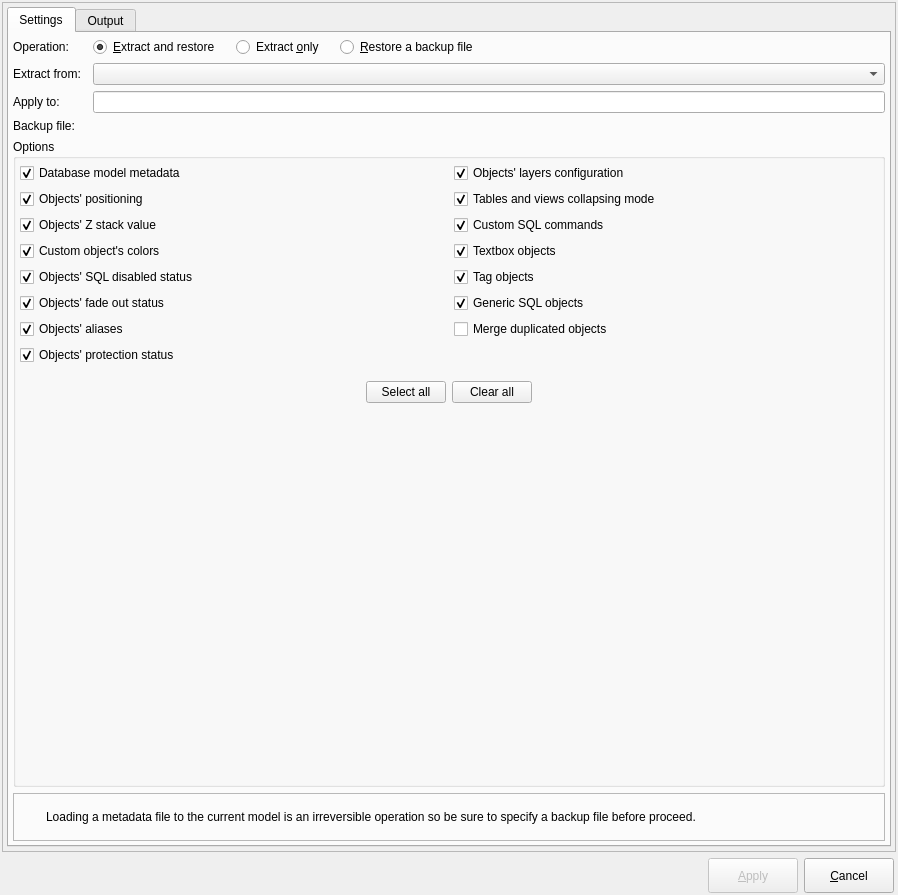
<?xml version="1.0" encoding="UTF-8"?>
<ui version="4.0">
 <class>MetadataHandlingForm</class>
 <widget class="QWidget" name="MetadataHandlingForm">
  <property name="geometry">
   <rect>
    <x>0</x>
    <y>0</y>
    <width>898</width>
    <height>895</height>
   </rect>
  </property>
  <property name="windowTitle">
   <string>Handle metadata</string>
  </property>
  <property name="windowIcon">
   <iconset resource="../res/resources.qrc">
    <normaloff>:/icones/icones/pgsqlModeler48x48.png</normaloff>:/icones/icones/pgsqlModeler48x48.png</iconset>
  </property>
  <layout class="QGridLayout" name="gridLayout_2">
   <property name="leftMargin">
    <number>2</number>
   </property>
   <property name="topMargin">
    <number>2</number>
   </property>
   <property name="rightMargin">
    <number>2</number>
   </property>
   <property name="bottomMargin">
    <number>2</number>
   </property>
   <item row="1" column="0">
    <widget class="QLabel" name="label">
     <property name="sizePolicy">
      <sizepolicy hsizetype="Preferred" vsizetype="Fixed">
       <horstretch>0</horstretch>
       <verstretch>0</verstretch>
      </sizepolicy>
     </property>
     <property name="text">
      <string/>
     </property>
     <property name="pixmap">
      <pixmap resource="../res/resources.qrc">:/imagens/imagens/pgmodeler_name.png</pixmap>
     </property>
    </widget>
   </item>
   <item row="1" column="1">
    <layout class="QHBoxLayout" name="horizontalLayout">
     <property name="sizeConstraint">
      <enum>QLayout::SetDefaultConstraint</enum>
     </property>
     <property name="rightMargin">
      <number>2</number>
     </property>
     <item>
      <spacer name="hspacer">
       <property name="orientation">
        <enum>Qt::Horizontal</enum>
       </property>
       <property name="sizeType">
        <enum>QSizePolicy::Expanding</enum>
       </property>
       <property name="sizeHint" stdset="0">
        <size>
         <width>200</width>
         <height>27</height>
        </size>
       </property>
      </spacer>
     </item>
     <item>
      <widget class="QPushButton" name="apply_btn">
       <property name="enabled">
        <bool>false</bool>
       </property>
       <property name="sizePolicy">
        <sizepolicy hsizetype="Preferred" vsizetype="Fixed">
         <horstretch>0</horstretch>
         <verstretch>0</verstretch>
        </sizepolicy>
       </property>
       <property name="minimumSize">
        <size>
         <width>90</width>
         <height>35</height>
        </size>
       </property>
       <property name="maximumSize">
        <size>
         <width>16777215</width>
         <height>16777215</height>
        </size>
       </property>
       <property name="text">
        <string>&amp;Apply</string>
       </property>
       <property name="icon">
        <iconset resource="../res/resources.qrc">
         <normaloff>:/icones/icones/confirmar.png</normaloff>:/icones/icones/confirmar.png</iconset>
       </property>
       <property name="iconSize">
        <size>
         <width>22</width>
         <height>22</height>
        </size>
       </property>
       <property name="default">
        <bool>true</bool>
       </property>
      </widget>
     </item>
     <item>
      <widget class="QPushButton" name="cancel_btn">
       <property name="sizePolicy">
        <sizepolicy hsizetype="Preferred" vsizetype="Fixed">
         <horstretch>0</horstretch>
         <verstretch>0</verstretch>
        </sizepolicy>
       </property>
       <property name="minimumSize">
        <size>
         <width>90</width>
         <height>35</height>
        </size>
       </property>
       <property name="maximumSize">
        <size>
         <width>16777215</width>
         <height>16777215</height>
        </size>
       </property>
       <property name="text">
        <string>&amp;Cancel</string>
       </property>
       <property name="icon">
        <iconset resource="../res/resources.qrc">
         <normaloff>:/icones/icones/fechar1.png</normaloff>:/icones/icones/fechar1.png</iconset>
       </property>
       <property name="iconSize">
        <size>
         <width>22</width>
         <height>22</height>
        </size>
       </property>
       <property name="flat">
        <bool>false</bool>
       </property>
      </widget>
     </item>
    </layout>
   </item>
   <item row="0" column="0" colspan="2">
    <widget class="QFrame" name="frame">
     <property name="frameShape">
      <enum>QFrame::StyledPanel</enum>
     </property>
     <property name="frameShadow">
      <enum>QFrame::Raised</enum>
     </property>
     <layout class="QGridLayout" name="gridLayout">
      <property name="leftMargin">
       <number>4</number>
      </property>
      <property name="topMargin">
       <number>4</number>
      </property>
      <property name="rightMargin">
       <number>4</number>
      </property>
      <property name="bottomMargin">
       <number>4</number>
      </property>
      <item row="0" column="0">
       <widget class="QTabWidget" name="settings_tbw">
        <property name="sizePolicy">
         <sizepolicy hsizetype="Expanding" vsizetype="Expanding">
          <horstretch>0</horstretch>
          <verstretch>0</verstretch>
         </sizepolicy>
        </property>
        <property name="currentIndex">
         <number>0</number>
        </property>
        <widget class="QWidget" name="tab">
         <attribute name="title">
          <string>Settings</string>
         </attribute>
         <layout class="QGridLayout" name="settings_grid">
          <property name="leftMargin">
           <number>4</number>
          </property>
          <property name="topMargin">
           <number>4</number>
          </property>
          <property name="rightMargin">
           <number>4</number>
          </property>
          <property name="bottomMargin">
           <number>4</number>
          </property>
          <item row="3" column="0">
           <widget class="QLabel" name="extract_from_lbl">
            <property name="text">
             <string>Extract from:</string>
            </property>
           </widget>
          </item>
          <item row="10" column="0" colspan="3">
           <widget class="QFrame" name="message_frm">
            <property name="sizePolicy">
             <sizepolicy hsizetype="Preferred" vsizetype="Fixed">
              <horstretch>0</horstretch>
              <verstretch>0</verstretch>
             </sizepolicy>
            </property>
            <property name="minimumSize">
             <size>
              <width>0</width>
              <height>48</height>
             </size>
            </property>
            <property name="frameShape">
             <enum>QFrame::StyledPanel</enum>
            </property>
            <property name="frameShadow">
             <enum>QFrame::Raised</enum>
            </property>
            <layout class="QGridLayout" name="gridLayout_5">
             <property name="leftMargin">
              <number>2</number>
             </property>
             <property name="topMargin">
              <number>2</number>
             </property>
             <property name="rightMargin">
              <number>2</number>
             </property>
             <property name="bottomMargin">
              <number>2</number>
             </property>
             <item row="0" column="0">
              <widget class="QLabel" name="label_4">
               <property name="minimumSize">
                <size>
                 <width>24</width>
                 <height>24</height>
                </size>
               </property>
               <property name="maximumSize">
                <size>
                 <width>24</width>
                 <height>24</height>
                </size>
               </property>
               <property name="text">
                <string/>
               </property>
               <property name="textFormat">
                <enum>Qt::AutoText</enum>
               </property>
               <property name="pixmap">
                <pixmap resource="../res/resources.qrc">:/icones/icones/msgbox_alerta.png</pixmap>
               </property>
               <property name="scaledContents">
                <bool>true</bool>
               </property>
              </widget>
             </item>
             <item row="0" column="1">
              <widget class="QLabel" name="message_lbl">
               <property name="sizePolicy">
                <sizepolicy hsizetype="Preferred" vsizetype="Expanding">
                 <horstretch>0</horstretch>
                 <verstretch>0</verstretch>
                </sizepolicy>
               </property>
               <property name="font">
                <font>
                 <weight>50</weight>
                 <italic>false</italic>
                 <bold>false</bold>
                 <underline>false</underline>
                 <strikeout>false</strikeout>
                 <kerning>true</kerning>
                </font>
               </property>
               <property name="text">
                <string>Loading a metadata file to the current model is an irreversible operation so be sure to specify a backup file before proceed.</string>
               </property>
               <property name="wordWrap">
                <bool>true</bool>
               </property>
              </widget>
             </item>
            </layout>
           </widget>
          </item>
          <item row="8" column="0" colspan="3">
           <widget class="QGroupBox" name="options_grp">
            <property name="sizePolicy">
             <sizepolicy hsizetype="Preferred" vsizetype="Expanding">
              <horstretch>0</horstretch>
              <verstretch>0</verstretch>
             </sizepolicy>
            </property>
            <property name="title">
             <string>Options</string>
            </property>
            <layout class="QGridLayout" name="gridLayout_4">
             <property name="leftMargin">
              <number>4</number>
             </property>
             <property name="topMargin">
              <number>4</number>
             </property>
             <property name="rightMargin">
              <number>4</number>
             </property>
             <property name="horizontalSpacing">
              <number>10</number>
             </property>
             <item row="7" column="0">
              <widget class="QCheckBox" name="objs_aliases_chk">
               <property name="sizePolicy">
                <sizepolicy hsizetype="Preferred" vsizetype="Fixed">
                 <horstretch>0</horstretch>
                 <verstretch>0</verstretch>
                </sizepolicy>
               </property>
               <property name="toolTip">
                <string>&lt;p&gt;Handles the objects' aliases  in the metadata file. Only for graphical objects and table's children objects.&lt;/p&gt;</string>
               </property>
               <property name="statusTip">
                <string/>
               </property>
               <property name="text">
                <string>Objects' aliases</string>
               </property>
               <property name="checked">
                <bool>true</bool>
               </property>
              </widget>
             </item>
             <item row="3" column="0">
              <widget class="QCheckBox" name="objs_z_stack_value_chk">
               <property name="sizePolicy">
                <sizepolicy hsizetype="Preferred" vsizetype="Fixed">
                 <horstretch>0</horstretch>
                 <verstretch>0</verstretch>
                </sizepolicy>
               </property>
               <property name="toolTip">
                <string>Handles the objects' z stack value in the metadata file.</string>
               </property>
               <property name="statusTip">
                <string/>
               </property>
               <property name="text">
                <string>Objects' Z stack value</string>
               </property>
               <property name="checked">
                <bool>true</bool>
               </property>
              </widget>
             </item>
             <item row="14" column="0" colspan="2">
              <widget class="QWidget" name="widget" native="true">
               <property name="minimumSize">
                <size>
                 <width>0</width>
                 <height>0</height>
                </size>
               </property>
               <layout class="QHBoxLayout" name="horizontalLayout_2">
                <property name="spacing">
                 <number>6</number>
                </property>
                <property name="leftMargin">
                 <number>0</number>
                </property>
                <property name="topMargin">
                 <number>10</number>
                </property>
                <property name="rightMargin">
                 <number>0</number>
                </property>
                <property name="bottomMargin">
                 <number>0</number>
                </property>
                <item>
                 <spacer name="horizontalSpacer_4">
                  <property name="orientation">
                   <enum>Qt::Horizontal</enum>
                  </property>
                  <property name="sizeHint" stdset="0">
                   <size>
                    <width>40</width>
                    <height>20</height>
                   </size>
                  </property>
                 </spacer>
                </item>
                <item>
                 <widget class="QPushButton" name="select_all_btn">
                  <property name="sizePolicy">
                   <sizepolicy hsizetype="Preferred" vsizetype="Fixed">
                    <horstretch>0</horstretch>
                    <verstretch>0</verstretch>
                   </sizepolicy>
                  </property>
                  <property name="text">
                   <string>Select all</string>
                  </property>
                 </widget>
                </item>
                <item>
                 <widget class="QPushButton" name="clear_all_btn">
                  <property name="sizePolicy">
                   <sizepolicy hsizetype="Preferred" vsizetype="Fixed">
                    <horstretch>0</horstretch>
                    <verstretch>0</verstretch>
                   </sizepolicy>
                  </property>
                  <property name="text">
                   <string>Clear all</string>
                  </property>
                 </widget>
                </item>
                <item>
                 <spacer name="horizontalSpacer_5">
                  <property name="orientation">
                   <enum>Qt::Horizontal</enum>
                  </property>
                  <property name="sizeHint" stdset="0">
                   <size>
                    <width>40</width>
                    <height>20</height>
                   </size>
                  </property>
                 </spacer>
                </item>
               </layout>
              </widget>
             </item>
             <item row="0" column="0">
              <widget class="QCheckBox" name="db_metadata_chk">
               <property name="sizePolicy">
                <sizepolicy hsizetype="Preferred" vsizetype="Fixed">
                 <horstretch>0</horstretch>
                 <verstretch>0</verstretch>
                </sizepolicy>
               </property>
               <property name="toolTip">
                <string>&lt;p&gt;Handles the following database model attributes in the metadata file: author, zoom factor, last position and default objects.&lt;/p&gt;</string>
               </property>
               <property name="statusTip">
                <string/>
               </property>
               <property name="text">
                <string>Database model metadata</string>
               </property>
               <property name="checked">
                <bool>true</bool>
               </property>
              </widget>
             </item>
             <item row="5" column="0">
              <widget class="QCheckBox" name="objs_sql_disabled_chk">
               <property name="sizePolicy">
                <sizepolicy hsizetype="Preferred" vsizetype="Fixed">
                 <horstretch>0</horstretch>
                 <verstretch>0</verstretch>
                </sizepolicy>
               </property>
               <property name="toolTip">
                <string>Handles the objects' SQL disabled status in the metadata file.</string>
               </property>
               <property name="statusTip">
                <string/>
               </property>
               <property name="text">
                <string>Objects' SQL disabled status</string>
               </property>
               <property name="checked">
                <bool>true</bool>
               </property>
              </widget>
             </item>
             <item row="1" column="1">
              <widget class="QCheckBox" name="objs_collapse_mode_chk">
               <property name="sizePolicy">
                <sizepolicy hsizetype="Preferred" vsizetype="Fixed">
                 <horstretch>0</horstretch>
                 <verstretch>0</verstretch>
                </sizepolicy>
               </property>
               <property name="toolTip">
                <string>Handles the tables' and views' collapsing mode in the metadata file.</string>
               </property>
               <property name="statusTip">
                <string/>
               </property>
               <property name="text">
                <string>Tables and views collapsing mode</string>
               </property>
               <property name="checked">
                <bool>true</bool>
               </property>
              </widget>
             </item>
             <item row="6" column="0">
              <widget class="QCheckBox" name="objs_fadedout_chk">
               <property name="sizePolicy">
                <sizepolicy hsizetype="Preferred" vsizetype="Fixed">
                 <horstretch>0</horstretch>
                 <verstretch>0</verstretch>
                </sizepolicy>
               </property>
               <property name="toolTip">
                <string>Handles the objects' fade out status in the metadata file.</string>
               </property>
               <property name="statusTip">
                <string/>
               </property>
               <property name="text">
                <string>Objects' fade out status</string>
               </property>
               <property name="checked">
                <bool>true</bool>
               </property>
              </widget>
             </item>
             <item row="4" column="0">
              <widget class="QCheckBox" name="custom_colors_chk">
               <property name="sizePolicy">
                <sizepolicy hsizetype="Preferred" vsizetype="Fixed">
                 <horstretch>0</horstretch>
                 <verstretch>0</verstretch>
                </sizepolicy>
               </property>
               <property name="toolTip">
                <string>&lt;p&gt;Handles the objects' custom colors in the metadata file. Currently available only for relationships and schemas.&lt;/p&gt;</string>
               </property>
               <property name="statusTip">
                <string/>
               </property>
               <property name="text">
                <string>Custom object's colors</string>
               </property>
               <property name="checked">
                <bool>true</bool>
               </property>
              </widget>
             </item>
             <item row="15" column="0" colspan="2">
              <spacer name="verticalSpacer">
               <property name="orientation">
                <enum>Qt::Vertical</enum>
               </property>
               <property name="sizeHint" stdset="0">
                <size>
                 <width>20</width>
                 <height>40</height>
                </size>
               </property>
              </spacer>
             </item>
             <item row="1" column="0">
              <widget class="QCheckBox" name="objs_positioning_chk">
               <property name="sizePolicy">
                <sizepolicy hsizetype="Preferred" vsizetype="Fixed">
                 <horstretch>0</horstretch>
                 <verstretch>0</verstretch>
                </sizepolicy>
               </property>
               <property name="toolTip">
                <string>Handles the objects' positioning in the metadata file.</string>
               </property>
               <property name="statusTip">
                <string/>
               </property>
               <property name="text">
                <string>Objects' positioning</string>
               </property>
               <property name="checked">
                <bool>true</bool>
               </property>
              </widget>
             </item>
             <item row="8" column="0">
              <widget class="QCheckBox" name="objs_protection_chk">
               <property name="sizePolicy">
                <sizepolicy hsizetype="Preferred" vsizetype="Fixed">
                 <horstretch>0</horstretch>
                 <verstretch>0</verstretch>
                </sizepolicy>
               </property>
               <property name="toolTip">
                <string>Handles the objects' protection status in the metadata file.</string>
               </property>
               <property name="statusTip">
                <string/>
               </property>
               <property name="text">
                <string>Objects' protection status</string>
               </property>
               <property name="checked">
                <bool>true</bool>
               </property>
              </widget>
             </item>
             <item row="0" column="1">
              <widget class="QCheckBox" name="objs_layers_config_chk">
               <property name="toolTip">
                <string>Handles the objects' layers attributes in the metadata file.</string>
               </property>
               <property name="text">
                <string>Objects' layers configuration</string>
               </property>
               <property name="checked">
                <bool>true</bool>
               </property>
              </widget>
             </item>
             <item row="3" column="1">
              <widget class="QCheckBox" name="custom_sql_chk">
               <property name="sizePolicy">
                <sizepolicy hsizetype="Preferred" vsizetype="Fixed">
                 <horstretch>0</horstretch>
                 <verstretch>0</verstretch>
                </sizepolicy>
               </property>
               <property name="toolTip">
                <string>Handles the objects' custom SQL commands in the metadata file.</string>
               </property>
               <property name="statusTip">
                <string/>
               </property>
               <property name="text">
                <string>Custom SQL commands</string>
               </property>
               <property name="checked">
                <bool>true</bool>
               </property>
              </widget>
             </item>
             <item row="4" column="1">
              <widget class="QCheckBox" name="textbox_objs_chk">
               <property name="sizePolicy">
                <sizepolicy hsizetype="Preferred" vsizetype="Fixed">
                 <horstretch>0</horstretch>
                 <verstretch>0</verstretch>
                </sizepolicy>
               </property>
               <property name="toolTip">
                <string>&lt;p&gt;Save textboxes to the output file when extracting metadata. When loading the file, the textboxes are recreated and duplicated ones are ignored.&lt;/p&gt;</string>
               </property>
               <property name="statusTip">
                <string/>
               </property>
               <property name="text">
                <string>Textbox objects</string>
               </property>
               <property name="checked">
                <bool>true</bool>
               </property>
              </widget>
             </item>
             <item row="5" column="1">
              <widget class="QCheckBox" name="tag_objs_chk">
               <property name="sizePolicy">
                <sizepolicy hsizetype="Preferred" vsizetype="Fixed">
                 <horstretch>0</horstretch>
                 <verstretch>0</verstretch>
                </sizepolicy>
               </property>
               <property name="toolTip">
                <string>&lt;p&gt;Save tags to the output file when extracting metadata. When loading the file, the tags are recreated and duplicated ones are ignored.&lt;/p&gt;</string>
               </property>
               <property name="statusTip">
                <string/>
               </property>
               <property name="text">
                <string>Tag objects</string>
               </property>
               <property name="checked">
                <bool>true</bool>
               </property>
              </widget>
             </item>
             <item row="6" column="1">
              <widget class="QCheckBox" name="generic_sql_objs_chk">
               <property name="sizePolicy">
                <sizepolicy hsizetype="Preferred" vsizetype="Fixed">
                 <horstretch>0</horstretch>
                 <verstretch>0</verstretch>
                </sizepolicy>
               </property>
               <property name="toolTip">
                <string>&lt;p&gt;Save generic SQL objects to the output file when extracting metadata. When loading the file, the objects are recreated and duplicated ones are ignored.&lt;/p&gt;</string>
               </property>
               <property name="statusTip">
                <string/>
               </property>
               <property name="text">
                <string>Generic SQL objects</string>
               </property>
               <property name="checked">
                <bool>true</bool>
               </property>
              </widget>
             </item>
             <item row="7" column="1">
              <widget class="QCheckBox" name="merge_dup_objs_chk">
               <property name="toolTip">
                <string>&lt;p&gt;Textboxes, tags, and generic SQL objects from the metadata file will be merged into the ones that already exist in the database model.&lt;/p&gt;</string>
               </property>
               <property name="text">
                <string>Merge duplicated objects</string>
               </property>
              </widget>
             </item>
            </layout>
           </widget>
          </item>
          <item row="6" column="0">
           <widget class="QLabel" name="label_2">
            <property name="text">
             <string>Backup file:</string>
            </property>
           </widget>
          </item>
          <item row="3" column="2">
           <widget class="QComboBox" name="extract_from_cmb"/>
          </item>
          <item row="0" column="0">
           <widget class="QLabel" name="label_3">
            <property name="text">
             <string>Operation:</string>
            </property>
           </widget>
          </item>
          <item row="0" column="2">
           <layout class="QHBoxLayout" name="horizontalLayout_4">
            <item>
             <widget class="QRadioButton" name="extract_restore_rb">
              <property name="sizePolicy">
               <sizepolicy hsizetype="Preferred" vsizetype="Fixed">
                <horstretch>0</horstretch>
                <verstretch>0</verstretch>
               </sizepolicy>
              </property>
              <property name="toolTip">
               <string>&lt;p&gt;Extracts the objects' metadata from the loaded models and apply to the current focused model. A backup file can be specified to where the focused model's current metadata will be saved.&lt;/p&gt;</string>
              </property>
              <property name="statusTip">
               <string/>
              </property>
              <property name="text">
               <string>&amp;Extract and restore</string>
              </property>
              <property name="checked">
               <bool>true</bool>
              </property>
             </widget>
            </item>
            <item>
             <spacer name="horizontalSpacer_2">
              <property name="orientation">
               <enum>Qt::Horizontal</enum>
              </property>
              <property name="sizeType">
               <enum>QSizePolicy::Fixed</enum>
              </property>
              <property name="sizeHint" stdset="0">
               <size>
                <width>10</width>
                <height>20</height>
               </size>
              </property>
             </spacer>
            </item>
            <item>
             <widget class="QRadioButton" name="extract_only_rb">
              <property name="sizePolicy">
               <sizepolicy hsizetype="Preferred" vsizetype="Fixed">
                <horstretch>0</horstretch>
                <verstretch>0</verstretch>
               </sizepolicy>
              </property>
              <property name="toolTip">
               <string>&lt;p&gt;Extracts the objects metadata from one of the loaded models saving the info to a backup file.&lt;/p&gt;</string>
              </property>
              <property name="statusTip">
               <string/>
              </property>
              <property name="text">
               <string>Extract &amp;only</string>
              </property>
              <property name="checked">
               <bool>false</bool>
              </property>
             </widget>
            </item>
            <item>
             <spacer name="horizontalSpacer_3">
              <property name="orientation">
               <enum>Qt::Horizontal</enum>
              </property>
              <property name="sizeType">
               <enum>QSizePolicy::Fixed</enum>
              </property>
              <property name="sizeHint" stdset="0">
               <size>
                <width>10</width>
                <height>20</height>
               </size>
              </property>
             </spacer>
            </item>
            <item>
             <widget class="QRadioButton" name="restore_rb">
              <property name="sizePolicy">
               <sizepolicy hsizetype="Preferred" vsizetype="Fixed">
                <horstretch>0</horstretch>
                <verstretch>0</verstretch>
               </sizepolicy>
              </property>
              <property name="toolTip">
               <string>&lt;p&gt;Reads the objects' metadata from a previously saved backup file and apply to the current model.&lt;/p&gt;</string>
              </property>
              <property name="statusTip">
               <string/>
              </property>
              <property name="text">
               <string>&amp;Restore a backup file</string>
              </property>
             </widget>
            </item>
            <item>
             <spacer name="horizontalSpacer">
              <property name="orientation">
               <enum>Qt::Horizontal</enum>
              </property>
              <property name="sizeHint" stdset="0">
               <size>
                <width>40</width>
                <height>20</height>
               </size>
              </property>
             </spacer>
            </item>
           </layout>
          </item>
          <item row="4" column="0">
           <widget class="QLabel" name="apply_to_lbl">
            <property name="text">
             <string>Apply to:</string>
            </property>
           </widget>
          </item>
          <item row="4" column="2">
           <widget class="QLineEdit" name="apply_to_edt">
            <property name="readOnly">
             <bool>true</bool>
            </property>
            <property name="clearButtonEnabled">
             <bool>false</bool>
            </property>
           </widget>
          </item>
         </layout>
        </widget>
        <widget class="QWidget" name="tab_2">
         <attribute name="title">
          <string>Output</string>
         </attribute>
         <layout class="QGridLayout" name="gridLayout_15">
          <property name="leftMargin">
           <number>4</number>
          </property>
          <property name="topMargin">
           <number>4</number>
          </property>
          <property name="rightMargin">
           <number>4</number>
          </property>
          <property name="bottomMargin">
           <number>4</number>
          </property>
          <item row="1" column="0">
           <widget class="QWidget" name="progress_wgt" native="true">
            <property name="sizePolicy">
             <sizepolicy hsizetype="Preferred" vsizetype="Preferred">
              <horstretch>0</horstretch>
              <verstretch>0</verstretch>
             </sizepolicy>
            </property>
            <property name="maximumSize">
             <size>
              <width>16777215</width>
              <height>65</height>
             </size>
            </property>
            <layout class="QGridLayout" name="gridLayout_12">
             <property name="leftMargin">
              <number>0</number>
             </property>
             <property name="topMargin">
              <number>0</number>
             </property>
             <property name="rightMargin">
              <number>0</number>
             </property>
             <property name="bottomMargin">
              <number>0</number>
             </property>
             <property name="verticalSpacing">
              <number>6</number>
             </property>
             <item row="1" column="0">
              <widget class="QLabel" name="ico_lbl">
               <property name="sizePolicy">
                <sizepolicy hsizetype="Fixed" vsizetype="Fixed">
                 <horstretch>0</horstretch>
                 <verstretch>0</verstretch>
                </sizepolicy>
               </property>
               <property name="minimumSize">
                <size>
                 <width>20</width>
                 <height>20</height>
                </size>
               </property>
               <property name="maximumSize">
                <size>
                 <width>20</width>
                 <height>20</height>
                </size>
               </property>
               <property name="text">
                <string/>
               </property>
               <property name="scaledContents">
                <bool>true</bool>
               </property>
              </widget>
             </item>
             <item row="1" column="1">
              <widget class="QProgressBar" name="progress_pb">
               <property name="value">
                <number>0</number>
               </property>
              </widget>
             </item>
             <item row="0" column="0" colspan="3">
              <widget class="QLabel" name="progress_lbl">
               <property name="sizePolicy">
                <sizepolicy hsizetype="Preferred" vsizetype="Fixed">
                 <horstretch>0</horstretch>
                 <verstretch>0</verstretch>
                </sizepolicy>
               </property>
               <property name="text">
                <string>Progress label...</string>
               </property>
              </widget>
             </item>
            </layout>
           </widget>
          </item>
          <item row="0" column="0">
           <widget class="QTreeWidget" name="output_trw">
            <property name="sizePolicy">
             <sizepolicy hsizetype="Expanding" vsizetype="Expanding">
              <horstretch>0</horstretch>
              <verstretch>0</verstretch>
             </sizepolicy>
            </property>
            <property name="horizontalScrollBarPolicy">
             <enum>Qt::ScrollBarAsNeeded</enum>
            </property>
            <property name="sizeAdjustPolicy">
             <enum>QAbstractScrollArea::AdjustToContents</enum>
            </property>
            <property name="editTriggers">
             <set>QAbstractItemView::DoubleClicked|QAbstractItemView::EditKeyPressed</set>
            </property>
            <property name="alternatingRowColors">
             <bool>true</bool>
            </property>
            <property name="selectionMode">
             <enum>QAbstractItemView::SingleSelection</enum>
            </property>
            <property name="iconSize">
             <size>
              <width>20</width>
              <height>20</height>
             </size>
            </property>
            <property name="indentation">
             <number>20</number>
            </property>
            <property name="uniformRowHeights">
             <bool>true</bool>
            </property>
            <property name="wordWrap">
             <bool>false</bool>
            </property>
            <column>
             <property name="text">
              <string/>
             </property>
            </column>
           </widget>
          </item>
         </layout>
        </widget>
       </widget>
      </item>
     </layout>
    </widget>
   </item>
  </layout>
 </widget>
 <resources>
  <include location="../res/resources.qrc"/>
 </resources>
 <connections/>
</ui>
